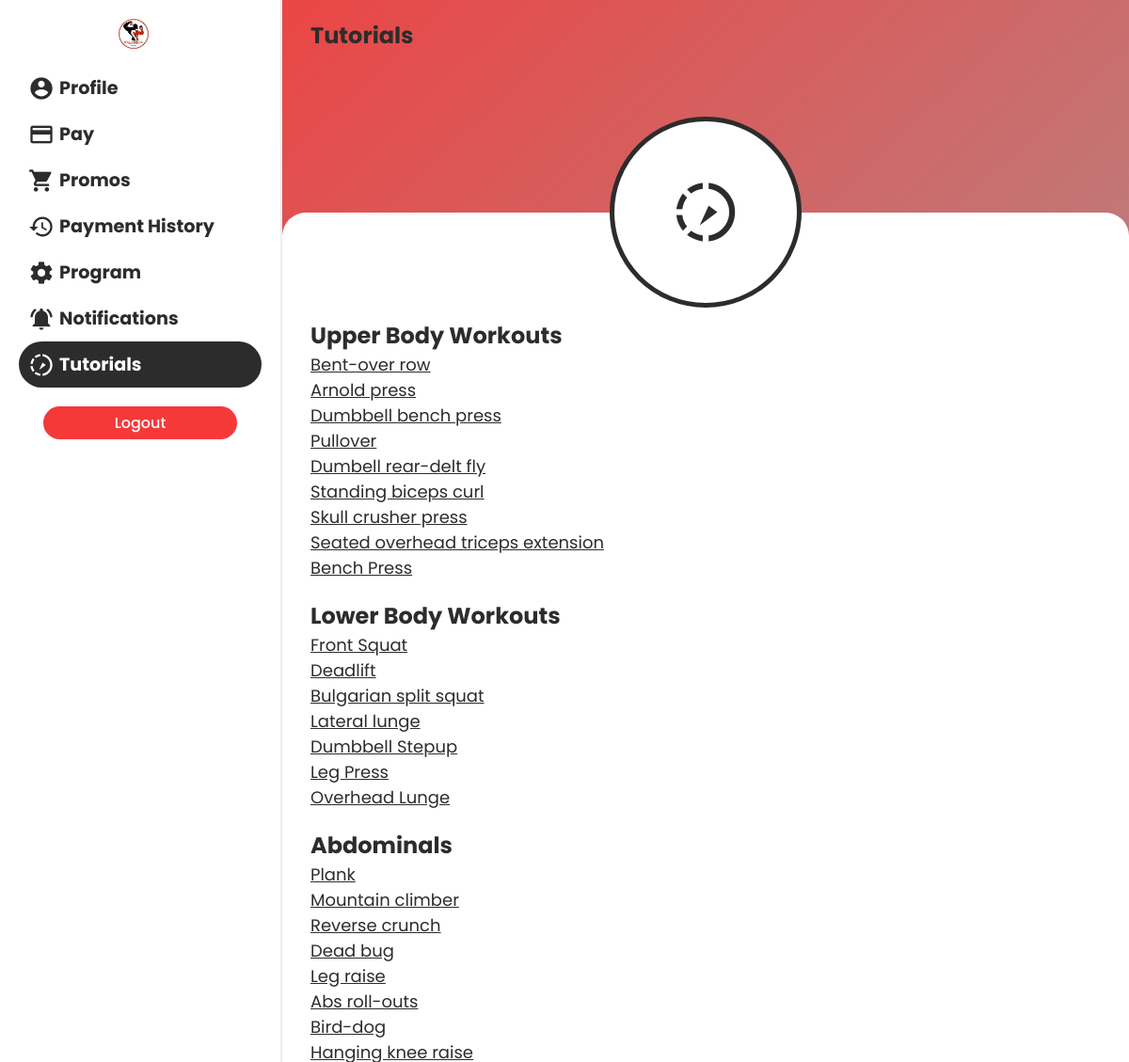
Screenshot of /mobile/pages/tutorial.php (signed in) with the database file from the repository.
### tables this page shows
CREATE TABLE `routines` (
  `routine_id` int(11) NOT NULL,
  `routine_name` varchar(100) NOT NULL,
  `routine_link` varchar(9999) DEFAULT NULL,
  `routine_type` enum('Upper Body','Lower Body','Abdominal') DEFAULT NULL,
  `routine_reps` int(11) DEFAULT NULL,
  `routine_sets` int(11) DEFAULT NULL
);

### mobile/pages/tutorial.php (the view, shortened to what this page needs)
<?php
require "./../functions/connect.php";
?>
<!DOCTYPE html>
<html lang="en">
<head>
  <link rel="stylesheet" href="./../css/default.css">
  <link rel="stylesheet" href="./../css/mediaquery.css">
</head>
<body>
  <div class="sidebar" id="sidebar">
    <div>
      <img src="./../../logo.png" style="width: 32px; height: 32px; margin-left: 70px" alt="">
    </div>    <div class="items">
      <a href="./profile.php">
        <span>
          <i class="material-icons">account_circle</i>
          <h2>Profile</h2>
        </span>
      </a>
      <a href="./pay.php">
        <span>
          <i class="material-icons">payment</i>
          <h2>Pay</h2>
        </span>
      </a>
      <a href="./promos.php">
        <span>
          <i class="material-icons">shopping_cart</i>
          <h2>Promos</h2>
        </span>
      </a>
      <a href="./payment_history.php">
        <span>
          <i class="material-icons">history</i>
          <h2>Payment History</h2>
        </span>
      </a>
      <a href="./program.php">
        <span>
          <i class="material-icons">settings</i>
          <h2>Program</h2>
        </span>
      </a>
      <a href="./notifications.php">
        <span>
          <i class="material-icons">notifications_active</i>
          <h2>Notifications</h2>
        </span>
      </a>
      <a href="#" class="active">
        <span>
          <i class="material-icons">slow_motion_video</i>
          <h2>Tutorials</h2>
        </span>
      </a>
    </div>
    <div class="logout">
      <button class="btn btn-red" style="width: 80%" id="logout-btn">Logout</button>
    </div>
  </div>
  <main>
    <div class="menu">
      <h2>Tutorials</h2>
    </div>
    <div class="icon-div">
      <div class="icon-cont">
        <i class="material-icons">slow_motion_video</i>
      </div>
    </div>
    <div class="main-cont">
      <div class="tutorial-content">
        <div class="cont">
          <h2>Upper Body Workouts</h2>
          <?php
          $sql = "SELECT * FROM routines WHERE routine_type = 'Upper Body'";
          $res = mysqli_query($con, $sql);
          if($res) {
            while($row = mysqli_fetch_assoc($res)) {
          ?>
          <a href="<?= $row["routine_link"] ?>"><?= $row["routine_name"] ?></a>
          <?php
            }
          }
          ?>
        </div>
        <div class="cont">
          <h2>Lower Body Workouts</h2>
          <?php
          $sql = "SELECT * FROM routines WHERE routine_type = 'Lower Body'";
          $res = mysqli_query($con, $sql);
          if($res) {
            while($row = mysqli_fetch_assoc($res)) {
          ?>
          <a href="<?= $row["routine_link"] ?>"><?= $row["routine_name"] ?></a>
          <?php
            }
          }
          ?>
        </div>
        <div class="cont">
          <h2>Abdominals</h2>
          <?php
          $sql = "SELECT * FROM routines WHERE routine_type = 'Abdominal'";
          $res = mysqli_query($con, $sql);
          if($res) {
            while($row = mysqli_fetch_assoc($res)) {
          ?>
          <a href="<?= $row["routine_link"] ?>"><?= $row["routine_name"] ?></a>
          <?php
            }
          }
          ?>
        </div>
      </div>
    </div>
  </main>
</body>
</html>

### mobile/css/default.css (style rules this page uses)
html, body { margin: 0; font-family: 'Poppins', sans-serif; background: #bdc3c7; background: -webkit-gradient(linear, left top, right bottom, from(#f53939), to(#a0a0a0)); background: linear-gradient(to bottom right, #f53939, #a0a0a0); color: #2c2c2c; }
main { -webkit-transition: .3s; transition: .3s; margin-left: 300px; }
a { text-decoration: none; color: #2c2c2c; font-weight: 400; -webkit-transition: .3s; transition: .3s; }
p, h1, h2, h3, h4, h5, h6 { margin: 0 !important; }
.btn { margin: 20px 0 20px 0; padding-top: 5px; padding-bottom: 5px; padding-left: 15px; padding-right: 15px; font-family: "Poppins", sans-serif; border: 0; border-radius: 50px; background: #2c2c2c; color: white; font-size: 1rem; -webkit-transition: .3s; transition: .3s; font-weight: 500; }
.btn.btn-red { background: #f53939; }
.sidebar { -webkit-transition: .3s; transition: .3s; width: 300px; background: white; height: 100vh; padding: 20px; -webkit-box-shadow: 1px 0 20px 0px #2c2c2c; box-shadow: 1px 0 20px 0px #2c2c2c; position: fixed; z-index: 20; }
.sidebar .items { margin-top: 10px; display: -webkit-box; display: -ms-flexbox; display: flex; -webkit-box-orient: vertical; -webkit-box-direction: normal; -ms-flex-direction: column; flex-direction: column; }
.sidebar .items a, .sidebar .items a:hover, .sidebar .items a:active, .sidebar .items a:visited, .sidebar .items a:focus { text-decoration: none; }
.sidebar .items span { padding: 10px; display: -webkit-box; display: -ms-flexbox; display: flex; -webkit-box-align: center; -ms-flex-align: center; align-items: center; }
.sidebar .items span i { font-size: 28px; padding-right: 5px; }
.sidebar .items span h2 { font-size: 1.2rem; }
.sidebar .items .active { background: #2c2c2c; border-radius: 25px; color: white; }
.sidebar .logout { display: -webkit-box; display: -ms-flexbox; display: flex; -webkit-box-pack: center; -ms-flex-pack: center; justify-content: center; }
*, *:before, *:after { -webkit-box-sizing: border-box; box-sizing: border-box; }
body, html { height: 100%; -webkit-tap-highlight-color: rgba(0, 0, 0, 0); -webkit-tap-highlight-color: transparent; }
main { overflow-x: hidden; height: 100vh; position: relative; }
main .menu { padding-top: 20px; padding-left: 20px; display: -webkit-box; display: -ms-flexbox; display: flex; -webkit-box-align: center; -ms-flex-align: center; align-items: center; z-index: 3; }
main .menu h2 { padding-left: 10px; }
main .icon-div { width: 100%; display: -webkit-box; display: -ms-flexbox; display: flex; -webkit-box-pack: center; -ms-flex-pack: center; justify-content: center; -webkit-box-align: center; -ms-flex-align: center; align-items: center; position: absolute; top: 11vh; z-index: 2; }
main .icon-div .icon-cont { height: 18vh; width: 18vh; background: white; border-radius: 100%; border: 5px solid #2c2c2c; display: -webkit-box; display: -ms-flexbox; display: flex; -webkit-box-pack: center; -ms-flex-pack: center; justify-content: center; -webkit-box-align: center; -ms-flex-align: center; align-items: center; }
main .icon-div .icon-cont i { font-size: 75px; }
main .main-cont { padding-bottom: 0 !important; padding-top: 0 !important; padding: 30px; background: white; background-attachment: fixed; position: absolute; width: 100%; min-height: 80vh; top: 20vh; border-radius: 25px 25px 0 0; }

### mobile/pages/tutorial.php (style rules this page uses)
.tutorial-content { margin-top: 10vh; }
.cont { display: flex; flex-direction: column; margin-bottom: 20px; }
a { text-decoration: underline; font-size: 18px; }

### rows the page displays
routines: routine_name "Bent-over row"
routines: routine_name "Arnold press"
routines: routine_name "Dumbbell bench press"
routines: routine_name "Pullover"
routines: routine_name "Dumbell rear-delt fly"
routines: routine_name "Standing biceps curl"
routines: routine_name "Skull crusher press"
routines: routine_name "Seated overhead triceps extension"
routines: routine_name "Bench Press"
routines: routine_name "Front Squat"
routines: routine_name "Deadlift"
routines: routine_name "Bulgarian split squat"
routines: routine_name "Lateral lunge"
routines: routine_name "Dumbbell Stepup"
routines: routine_name "Leg Press"
routines: routine_name "Overhead Lunge"
routines: routine_name "Plank"
routines: routine_name "Mountain climber"
routines: routine_name "Reverse crunch"
routines: routine_name "Dead bug"
routines: routine_name "Leg raise"
routines: routine_name "Abs roll-outs"
routines: routine_name "Bird-dog"
routines: routine_name "Hanging knee raise"
